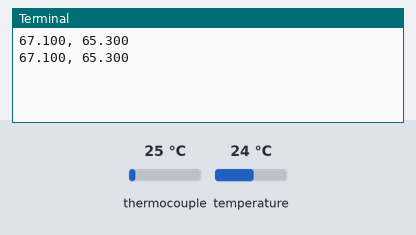
Recording of a program running on a simulated Raspberry Pi (BCM pin numbers). Shown: the last lines printed to the terminal. The test bench sets the inputs (shaded band); at power-on: thermocouple 25 °C, temperature 24 °C.

Above: at 1.2 s.
1.3 s: thermocouple set to 6 °C
At 2.6 s:
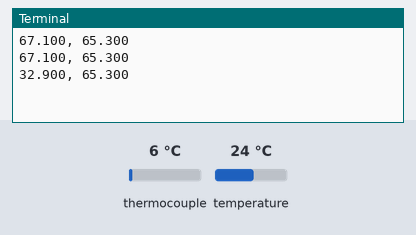
2.8 s: temperature set to 12 °C
At 3.6 s:
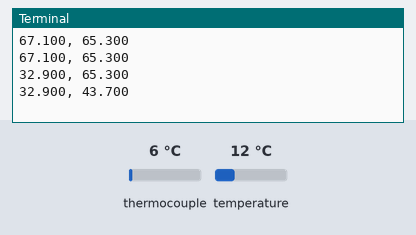
4.3 s: thermocouple set to 75 °C
At 5.3 s:
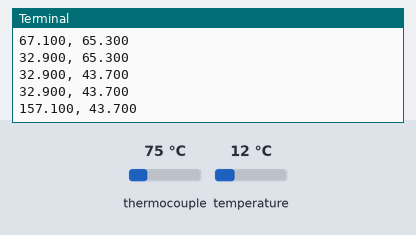
Timing chart, 0 to 7.3 s (numbered marks = the images above; inputs shaded):
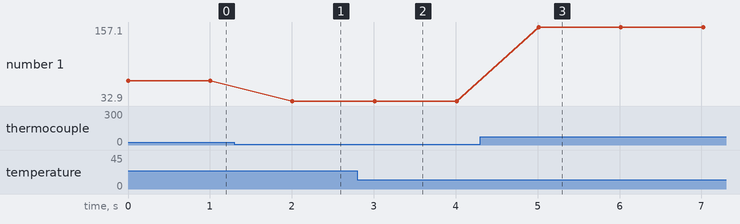

Measured:
- after the input at 1.3 s, the terminal: prints a new line after 0.71 s (image 1)
- after the input at 2.8 s, the terminal: prints a new line after 0.21 s (image 2)
- after the input at 4.3 s, the terminal: prints a new line after 0.71 s (image 3)
- plotted number 1: 67.1 → 32.9 after the input at 1.3 s, 32.9 → 157.1 after the input at 4.3 s

The program:

Thermocouple.py
```python
# -*- coding: utf-8 -*-

import Adafruit_MAX31855.MAX31855 as MAX31855
import time
import sys

# Change the pins to the correct numbers you configured:
DO__one = 25
CS__one = 20
CLK__one = 19
sensor__one = MAX31855.MAX31855(CLK__one, CS__one, DO__one)
# Note: Pins that didn't work as CLK pins: 16, 21, 6, 5, 13


# Linear calibration
def calib(raw):
    calibrated = raw - 5.5
    return calibrated


# Convert Celsius to Fahrenheit
def c_to_f(celsius):
    fahrenheit = celsius * 9.0 / 5 + 32
    return fahrenheit


# Loop printing measurements every second.
while True:
    temp__one = c_to_f(calib(sensor__one.readTempC()))
    internal__one = c_to_f(calib(sensor__one.readInternalC()))
    CSV = '{0:0.3F}, {1:0.3F}'
    print CSV.format(temp__one, internal__one)

    # Force buffer to close and send data
    sys.stdout.flush()
    # Check temperature every second
    time.sleep(1.0)
```
